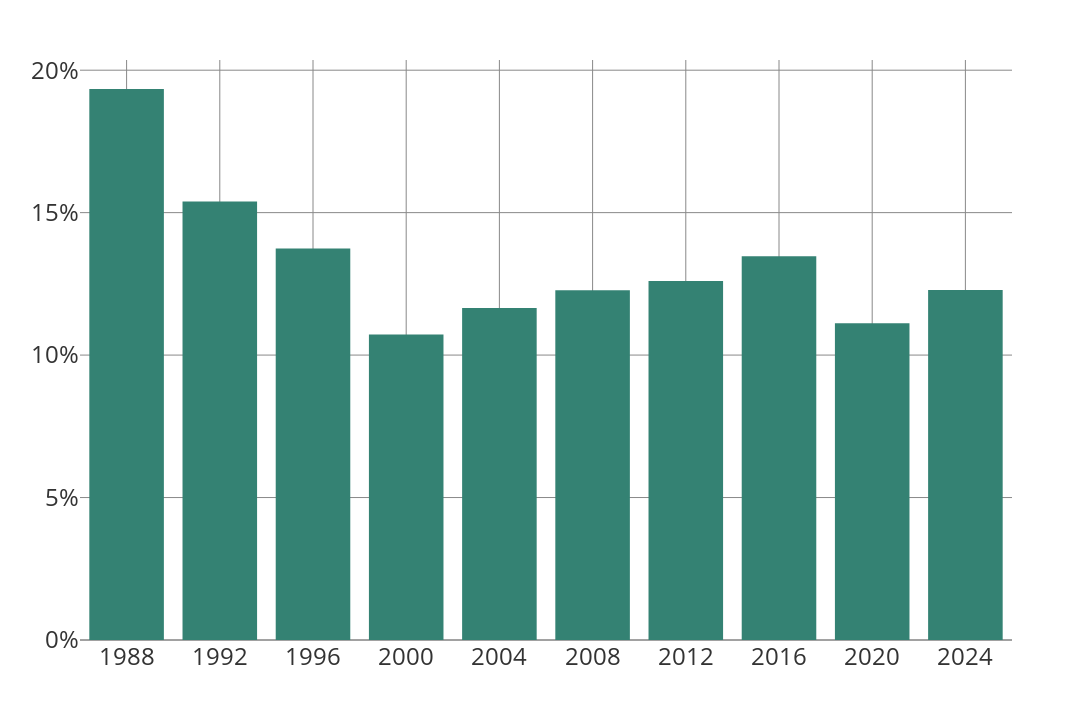

Notebook source saved alongside this figure:
### Code cell
# Creating the bar chart
fig_plot = px.bar(result, x='Year', y='Share', template='base')

# Update layout for the full plot and format y-axis as percentages
fig_plot.update_layout(
    height=720,
    width=1280,
    xaxis_title=None,  # Removes x-axis label
    yaxis_title=None,  # Removes y-axis label
    plot_bgcolor='rgba(0,0,0,0)',  # Transparent plot area
    paper_bgcolor='rgba(0,0,0,0)',  # Transparent figure background
    xaxis=dict(
        tickmode='linear',  # Ensure each tick corresponds to a year
        tick0=min(result['Year']),  # Start tick at the first year
        dtick=4  # Set ticks to appear every year
    ),
    yaxis=dict(
        tickformat=".0%",  # Format y-axis ticks as percentages
    )
)

# Display the full plot
fig_plot.show()

### Figure 1 — Plotly figure (JSON) as saved in the notebook; plotly's stock layout.template omitted (floating-point values rounded to 4 significant figures)
{"data": [{"alignmentgroup": "True", "hovertemplate": "Year=%{x}<br>Share=%{y}<extra></extra>", "legendgroup": "", "marker": {"color": "#348273", "pattern": {"shape": ""}}, "name": "", "offsetgroup": "", "orientation": "v", "showlegend": false, "textposition": "auto", "type": "bar", "x": [1988, 1992, 1996, 2016, 2012, 2024, 2008, 2004, 2020, 2000], "xaxis": "x", "y": [0.1934, 0.1539, 0.1374, 0.1347, 0.126, 0.1228, 0.1228, 0.1165, 0.1112, 0.1072], "yaxis": "y"}], "layout": {"barmode": "relative", "height": 720, "legend": {"tracegroupgap": 0}, "margin": {"t": 60}, "paper_bgcolor": "rgba(0,0,0,0)", "plot_bgcolor": "rgba(0,0,0,0)", "width": 1280, "xaxis": {"anchor": "y", "domain": [0, 1], "dtick": 4, "tick0": 1988, "tickmode": "linear", "title": {}}, "yaxis": {"anchor": "x", "domain": [0, 1], "tickformat": ".0%", "title": {}}}}
